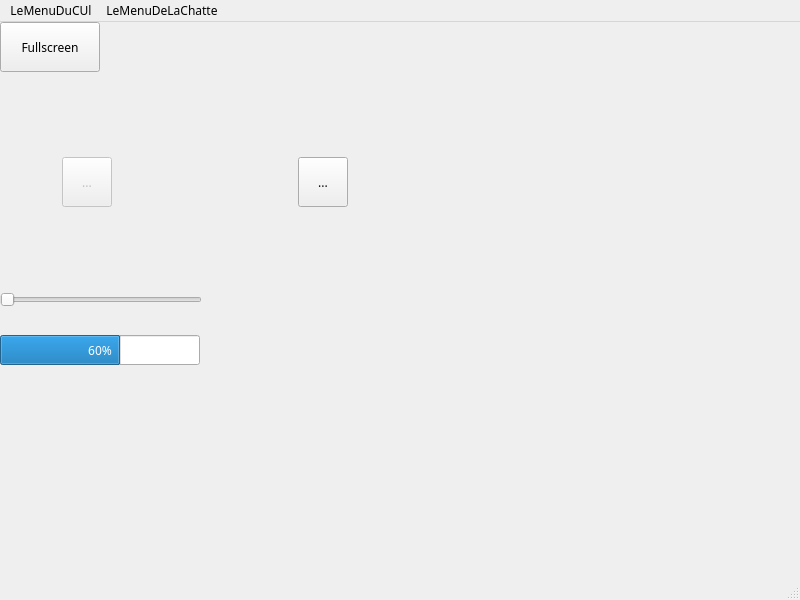
<?xml version="1.0" encoding="UTF-8"?>
<ui version="4.0">
 <class>MainWindow</class>
 <widget class="QMainWindow" name="MainWindow">
  <property name="geometry">
   <rect>
    <x>0</x>
    <y>0</y>
    <width>800</width>
    <height>600</height>
   </rect>
  </property>
  <property name="font">
   <font>
    <family>Diablo</family>
    <italic>false</italic>
    <bold>false</bold>
    <underline>false</underline>
   </font>
  </property>
  <property name="windowTitle">
   <string>MainWindow</string>
  </property>
  <property name="windowOpacity">
   <double>0.900000000000000</double>
  </property>
  <property name="toolButtonStyle">
   <enum>Qt::ToolButtonIconOnly</enum>
  </property>
  <widget class="QWidget" name="centralwidget">
   <widget class="QWidget" name="layoutWidget">
    <property name="geometry">
     <rect>
      <x>0</x>
      <y>50</y>
      <width>411</width>
      <height>221</height>
     </rect>
    </property>
    <layout class="QVBoxLayout" name="verticalLayout">
     <property name="sizeConstraint">
      <enum>QLayout::SetDefaultConstraint</enum>
     </property>
     <item>
      <layout class="QHBoxLayout" name="horizontalLayout">
       <property name="sizeConstraint">
        <enum>QLayout::SetDefaultConstraint</enum>
       </property>
       <item>
        <widget class="QToolButton" name="toolButton">
         <property name="enabled">
          <bool>false</bool>
         </property>
         <property name="sizePolicy">
          <sizepolicy hsizetype="Minimum" vsizetype="Minimum">
           <horstretch>0</horstretch>
           <verstretch>0</verstretch>
          </sizepolicy>
         </property>
         <property name="maximumSize">
          <size>
           <width>50</width>
           <height>50</height>
          </size>
         </property>
         <property name="text">
          <string>...</string>
         </property>
        </widget>
       </item>
       <item>
        <spacer name="horizontalSpacer">
         <property name="orientation">
          <enum>Qt::Horizontal</enum>
         </property>
         <property name="sizeType">
          <enum>QSizePolicy::Fixed</enum>
         </property>
         <property name="sizeHint" stdset="0">
          <size>
           <width>118</width>
           <height>58</height>
          </size>
         </property>
        </spacer>
       </item>
       <item>
        <widget class="QToolButton" name="toolButton_2">
         <property name="sizePolicy">
          <sizepolicy hsizetype="Minimum" vsizetype="Minimum">
           <horstretch>0</horstretch>
           <verstretch>0</verstretch>
          </sizepolicy>
         </property>
         <property name="maximumSize">
          <size>
           <width>50</width>
           <height>50</height>
          </size>
         </property>
         <property name="text">
          <string>...</string>
         </property>
        </widget>
       </item>
      </layout>
     </item>
    </layout>
   </widget>
   <widget class="QPushButton" name="pushButtonClose">
    <property name="enabled">
     <bool>true</bool>
    </property>
    <property name="geometry">
     <rect>
      <x>0</x>
      <y>0</y>
      <width>100</width>
      <height>50</height>
     </rect>
    </property>
    <property name="maximumSize">
     <size>
      <width>100</width>
      <height>50</height>
     </size>
    </property>
    <property name="text">
     <string>Fullscreen</string>
    </property>
   </widget>
   <widget class="QWidget" name="horizontalLayoutWidget">
    <property name="geometry">
     <rect>
      <x>0</x>
      <y>270</y>
      <width>202</width>
      <height>73</height>
     </rect>
    </property>
    <layout class="QVBoxLayout" name="verticalLayout_2">
     <item>
      <widget class="QSlider" name="horizontalSlider_opacity">
       <property name="minimum">
        <number>60</number>
       </property>
       <property name="maximum">
        <number>100</number>
       </property>
       <property name="orientation">
        <enum>Qt::Horizontal</enum>
       </property>
      </widget>
     </item>
     <item>
      <spacer name="verticalSpacer">
       <property name="orientation">
        <enum>Qt::Vertical</enum>
       </property>
       <property name="sizeHint" stdset="0">
        <size>
         <width>20</width>
         <height>40</height>
        </size>
       </property>
      </spacer>
     </item>
     <item>
      <widget class="QProgressBar" name="progressBarOpacity">
       <property name="sizePolicy">
        <sizepolicy hsizetype="Maximum" vsizetype="Fixed">
         <horstretch>0</horstretch>
         <verstretch>0</verstretch>
        </sizepolicy>
       </property>
       <property name="minimumSize">
        <size>
         <width>200</width>
         <height>30</height>
        </size>
       </property>
       <property name="minimum">
        <number>0</number>
       </property>
       <property name="value">
        <number>60</number>
       </property>
       <property name="orientation">
        <enum>Qt::Horizontal</enum>
       </property>
      </widget>
     </item>
    </layout>
   </widget>
  </widget>
  <widget class="QMenuBar" name="menubar">
   <property name="geometry">
    <rect>
     <x>0</x>
     <y>0</y>
     <width>800</width>
     <height>18</height>
    </rect>
   </property>
   <widget class="QMenu" name="menuLaFentreDeAlexCopin">
    <property name="title">
     <string>LeMenuDuCUl</string>
    </property>
    <addaction name="action_fullscreen"/>
    <addaction name="actionlol"/>
   </widget>
   <widget class="QMenu" name="menuLeMenuDeLaChatte">
    <property name="title">
     <string>LeMenuDeLaChatte</string>
    </property>
   </widget>
   <addaction name="menuLaFentreDeAlexCopin"/>
   <addaction name="menuLeMenuDeLaChatte"/>
  </widget>
  <widget class="QStatusBar" name="statusbar"/>
  <action name="action_fullscreen">
   <property name="checkable">
    <bool>false</bool>
   </property>
   <property name="text">
    <string>Fullscreen</string>
   </property>
  </action>
  <action name="actionlol">
   <property name="text">
    <string>lol</string>
   </property>
  </action>
 </widget>
 <resources/>
 <connections/>
</ui>
